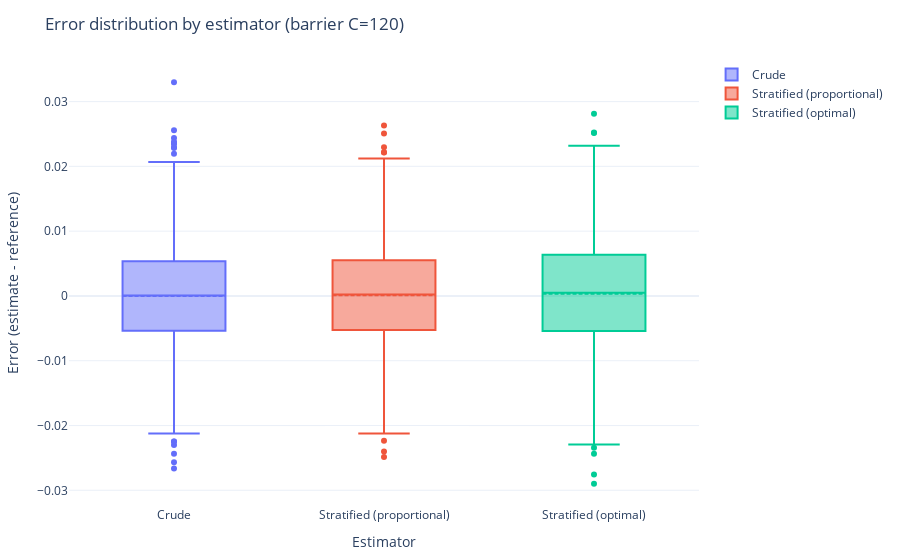

The cell this chart's notebook holds for it:
### Code cell
with box_path.open("rb") as f:
    box_fig = pickle.load(f)
box_fig

### Figure 1 — Plotly figure (JSON) as saved in the notebook; plotly's stock layout.template omitted (floating-point values rounded to 4 significant figures; data arrays with more than 128 entries replaced by an {"elided": "..."} marker saying what was removed)
{"data": [{"boxmean": true, "name": "Crude", "type": "box", "y": {"elided": "1000 float values"}}, {"boxmean": true, "name": "Stratified (proportional)", "type": "box", "y": {"elided": "1000 float values"}}, {"boxmean": true, "name": "Stratified (optimal)", "type": "box", "y": {"elided": "1000 float values"}}], "layout": {"margin": {"b": 50, "l": 60, "r": 30, "t": 60}, "title": {"text": "Error distribution by estimator (barrier C=120)"}, "xaxis": {"title": {"text": "Estimator"}}, "yaxis": {"title": {"text": "Error (estimate - reference)"}}}}
